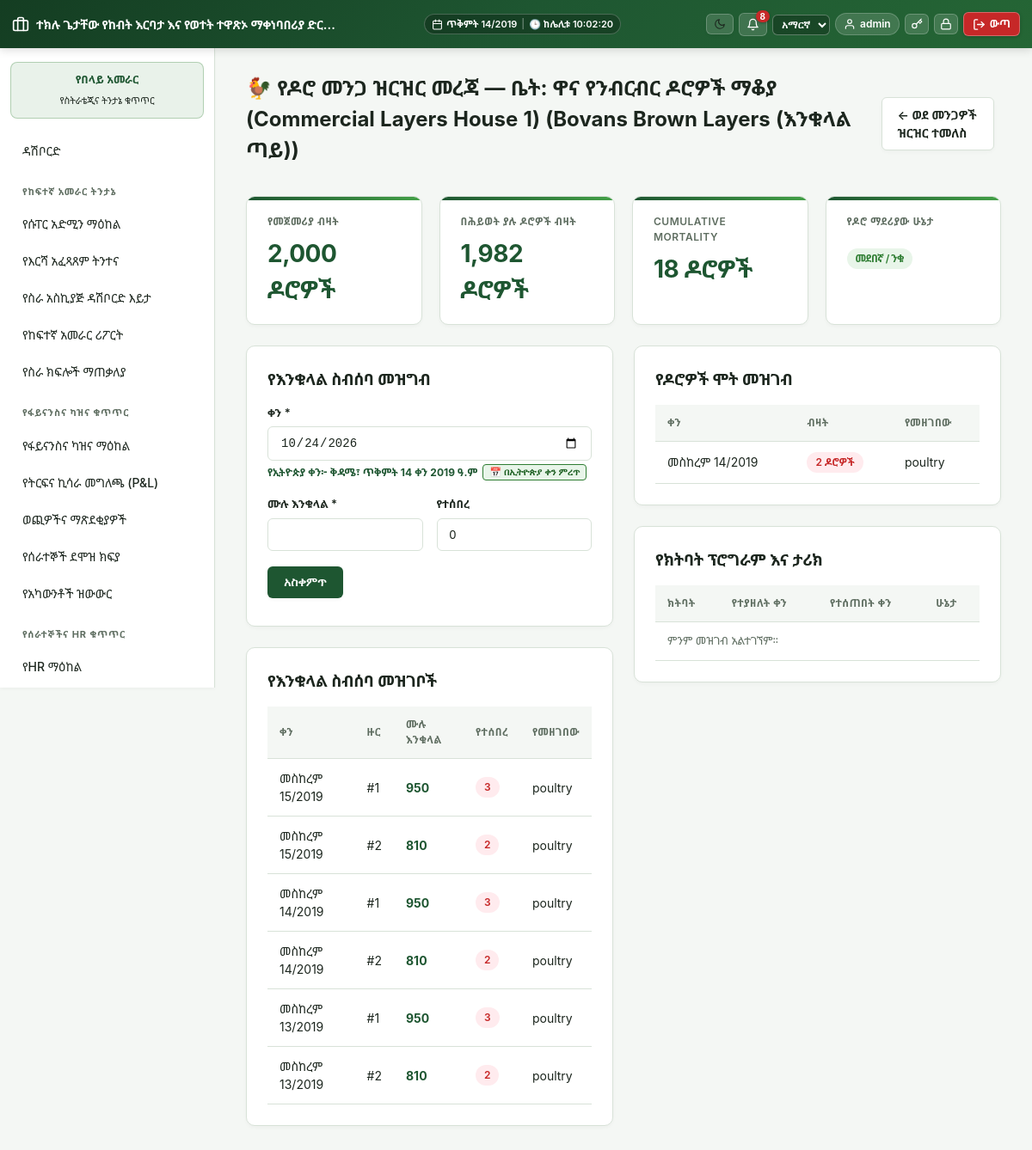
Page /modules/poultry/flock_view.php (signed in) on the committed database.
### tables this page shows
CREATE TABLE `poultry_flocks` (
  `id` int(11) NOT NULL,
  `poultry_house_id` int(11) NOT NULL,
  `breed` varchar(100) NOT NULL,
  `stocking_date` date NOT NULL,
  `initial_population` int(11) NOT NULL,
  `cumulative_mortality` int(11) NOT NULL DEFAULT 0,
  `cumulative_culled_sold` int(11) NOT NULL DEFAULT 0,
  `cumulative_transfers_in` int(11) NOT NULL DEFAULT 0,
  `status` enum('active','closed') NOT NULL DEFAULT 'active'
);

CREATE TABLE `poultry_houses` (
  `id` int(11) NOT NULL,
  `name` varchar(100) NOT NULL,
  `capacity` int(11) NOT NULL,
  `quarantined` tinyint(1) NOT NULL DEFAULT 0
);

CREATE TABLE `poultry_egg_collections` (
  `id` int(11) NOT NULL,
  `flock_id` int(11) NOT NULL,
  `collection_date` date NOT NULL,
  `round_no` tinyint(4) NOT NULL DEFAULT 1,
  `whole_count` int(11) NOT NULL DEFAULT 0,
  `cracked_count` int(11) NOT NULL DEFAULT 0,
  `broken_count` int(11) NOT NULL DEFAULT 0,
  `recorded_by` int(11) NOT NULL
);

CREATE TABLE `users` (
  `id` int(11) NOT NULL,
  `name` varchar(100) NOT NULL,
  `email` varchar(150) NOT NULL,
  `password` varchar(255) NOT NULL,
  `api_token` varchar(64) DEFAULT NULL,
  `role_id` int(11) NOT NULL,
  `department_id` int(11) DEFAULT NULL,
  `locale` varchar(5) NOT NULL DEFAULT 'en',
  `theme` varchar(5) NOT NULL DEFAULT 'light',
  `two_factor_secret` varchar(64) DEFAULT NULL,
  `two_factor_enabled` tinyint(1) NOT NULL DEFAULT 0,
  `is_active` tinyint(1) NOT NULL DEFAULT 1,
  `last_login_at` datetime DEFAULT NULL,
  `created_at` datetime DEFAULT current_timestamp()
);

CREATE TABLE `poultry_mortality_logs` (
  `id` int(11) NOT NULL,
  `flock_id` int(11) NOT NULL,
  `log_date` date NOT NULL,
  `count` int(11) NOT NULL,
  `cause_code` enum('disease','heat_stress','predator','unknown') NOT NULL,
  `recorded_by` int(11) NOT NULL
);

### includes/auth.php (called while the page is built, shortened)
<?php
require_once __DIR__ . '/../config/db.php';
require_once __DIR__ . '/functions.php';
function current_user(): ?array
{
    return $_SESSION['user'] ?? null;
}

### includes/functions.php (called while the page is built, shortened)
<?php
require_once __DIR__ . '/../config/db.php';
require_once __DIR__ . '/ethiopian_calendar.php';
function h(?string $s): string { return htmlspecialchars($s ?? '', ENT_QUOTES, 'UTF-8'); }
function flock_live_population(int $flockId): int
{
    $flock = db()->query("SELECT * FROM poultry_flocks WHERE id = " . (int)$flockId)->fetch();
    return (int) $flock['initial_population'] - (int) $flock['cumulative_mortality']
        - (int) $flock['cumulative_culled_sold'] + (int) $flock['cumulative_transfers_in'];
}
function current_locale(): string
{
    $user = current_user();
    $locale = $user['locale'] ?? ($_SESSION['guest_locale'] ?? 'en');
    return array_key_exists($locale, SUPPORTED_LOCALES) ? $locale : 'en';
}
function t(string $key, ?string $fallback = null): string
{
    static $cache = [];
    $locale = current_locale();
    if (!isset($cache[$locale])) {
        $path = __DIR__ . "/lang/{$locale}.php";
        $cache[$locale] = file_exists($path) ? require $path : [];
    }
    if (!isset($cache['en'])) {
        $pathEn = __DIR__ . '/lang/en.php';
        $cache['en'] = file_exists($pathEn) ? require $pathEn : [];
    }
    return $cache[$locale][$key] ?? $cache['en'][$key] ?? $fallback ?? $key;
}

### config/db.php (called while the page is built, shortened)
<?php
function db(): PDO
{
    static $pdo = null;
    if ($pdo === null) {
        try {
            $pdo = new PDO(
                "mysql:host=" . DB_HOST . ";dbname=" . DB_NAME . ";charset=utf8mb4",
                DB_USER,
                DB_PASS,
                [
                    PDO::ATTR_ERRMODE => PDO::ERRMODE_EXCEPTION,
                    PDO::ATTR_DEFAULT_FETCH_MODE => PDO::FETCH_ASSOC,
                ]
            );
        } catch (PDOException $e) {
            die('Database connection failed: ' . htmlspecialchars($e->getMessage()) .
                '<br>Check config/db.php — is MySQL running in XAMPP, and does the "aleltu_eifms" database exist?');
        }
    }
    return $pdo;
}

### includes/ethiopian_calendar.php (called while the page is built, shortened)
<?php
class EthiopianDate {
    public static array $months = [
        1 => 'መስከረም',
        2 => 'ጥቅምት',
        3 => 'ህዳር',
        4 => 'ታህሳስ',
        5 => 'ጥር',
        6 => 'የካቲት',
        7 => 'መጋቢት',
        8 => 'ሚያዝያ',
        9 => 'ግንቦት',
        10 => 'ሰኔ',
        11 => 'ሐምሌ',
        12 => 'ነሐሴ',
        13 => 'ጳጉሜን'
    ];
    public static array $weekdays = [
        0 => 'እሁድ',
        1 => 'ሰኞ',
        2 => 'ማክሰኞ',
        3 => 'ረቡዕ',
        4 => 'ሐሙስ',
        5 => 'አርብ',
        6 => 'ቅዳሜ'
    ];
    public static function fromGregorian(int $gy, int $gm, int $gd): array {
        $jdn = gregoriantojd($gm, $gd, $gy);
        $r = ($jdn - self::ETHIOPIC_EPOCH) % 1461;
        $n = ($r % 365) + 365 * intdiv($r, 1460);
        $ey = 4 * intdiv($jdn - self::ETHIOPIC_EPOCH, 1461) + intdiv($r, 365) - intdiv($r, 1460);
        $em = intdiv($n, 30) + 1;
        $ed = ($n % 30) + 1;
        return [$ey, $em, $ed];
    }
    public static function format(?string $dateStr, string $format = 'medium'): string {
        $time = strtotime($dateStr);
        $gy = (int)date('Y', $time);
        $gm = (int)date('n', $time);
        $gd = (int)date('j', $time);
        $w  = (int)date('w', $time);
        [$ey, $em, $ed] = self::fromGregorian($gy, $gm, $gd);
        $monthName = self::$months[$em] ?? '';
        $weekdayName = self::$weekdays[$w] ?? '';
        return match ($format) {
            'short'   => sprintf('%02d/%02d/%04d', $ed, $em, $ey),
            'numeric' => sprintf('%04d-%02d-%02d', $ey, $em, $ed),
            'long'    => sprintf('%s፣ %s %d ቀን %d ዓ.ም', $weekdayName, $monthName, $ed, $ey),
            default   => sprintf('%s %d/%d', $monthName, $ed, $ey)
        };
    }
}
function eth_date(?string $dateStr, string $format = 'medium'): string {
    return EthiopianDate::format($dateStr, $format);
}

### modules/poultry/flock_view.php (the view, shortened to what this page needs)
<?php
require_once __DIR__ . '/../../includes/functions.php';
require_once __DIR__ . '/../../includes/auth.php';
$flockId = (int)($_GET['id'] ?? 0);
$flock = $flockId > 0 ? db()->query(
    "SELECT f.*, h.name AS house_name, h.capacity, h.quarantined
     FROM poultry_flocks f
     JOIN poultry_houses h ON h.id = f.poultry_house_id
     WHERE f.id = {$flockId}"
)->fetch() : null;
if (!$flock) {
    $firstId = db()->query("SELECT id FROM poultry_flocks WHERE status = 'active' ORDER BY id ASC LIMIT 1")->fetchColumn();
    if ($firstId) {
        $flockId = (int)$firstId;
        $flock = db()->query(
            "SELECT f.*, h.name AS house_name, h.capacity, h.quarantined
             FROM poultry_flocks f
             JOIN poultry_houses h ON h.id = f.poultry_house_id
             WHERE f.id = {$flockId}"
        )->fetch();
    } else {
        flash('No flock records found.', 'error');
        header('Location: ' . BASE_URL . '/modules/poultry/flocks.php');
        exit;
    }
}
$livePop = flock_live_population((int)$flock['id']);
$eggLogs = db()->query(
    "SELECT c.*, u.name AS worker_name
     FROM poultry_egg_collections c
     JOIN users u ON u.id = c.recorded_by
     WHERE c.flock_id = {$flockId}
     ORDER BY c.collection_date DESC, c.round_no ASC LIMIT 20"
)->fetchAll();
$mortalityLogs = db()->query(
    "SELECT m.*, u.name AS worker_name
     FROM poultry_mortality_logs m
     JOIN users u ON u.id = m.recorded_by
     WHERE m.flock_id = {$flockId}
     ORDER BY m.log_date DESC LIMIT 20"
)->fetchAll();
$vaccinations = db()->query(
    "SELECT * FROM vet_vaccination_records
     WHERE subject_type = 'poultry_flock' AND subject_id = {$flockId}
     ORDER BY scheduled_date DESC"
)->fetchAll();
require_once __DIR__ . '/../../includes/header.php';
?>
<div style="display:flex;justify-content:space-between;align-items:center;margin-bottom:16px">
    <h2 class="mt-0">🐓 <?= current_locale() === 'am' ? 'የዶሮ መንጋ ዝርዝር መረጃ' : 'Flock File' ?> — <?= current_locale() === 'am' ? 'ቤት' : 'House' ?>: <?= h($flock['house_name']) ?> (<?= h($flock['breed']) ?>)</h2>
    <a href="<?= BASE_URL ?>/modules/poultry/flocks.php" class="btn secondary">&larr; <?= current_locale() === 'am' ? 'ወደ መንጋዎች ዝርዝር ተመለስ' : 'Back to Flocks' ?></a>
</div>
<div class="kpi-row">
    <div class="kpi">
        <div class="label"><?= h(t('poultry.opening_pop', 'Initial Stocking')) ?></div>
        <div class="value"><?= number_format($flock['initial_population']) ?> <?= current_locale() === 'am' ? 'ዶሮዎች' : 'Birds' ?></div>
    </div>
    <div class="kpi">
        <div class="label"><?= h(t('poultry.live_population', 'Live Population')) ?></div>
        <div class="value"><?= number_format($livePop) ?> <?= current_locale() === 'am' ? 'ዶሮዎች' : 'Birds' ?></div>
    </div>
    <div class="kpi">
        <div class="label"><?= h(t('poultry.mortality', 'Cumulative Mortality')) ?></div>
        <div class="value"><?= number_format($flock['cumulative_mortality']) ?> <?= current_locale() === 'am' ? 'ዶሮዎች' : 'Birds' ?></div>
    </div>
    <div class="kpi">
        <div class="label"><?= current_locale() === 'am' ? 'የዶሮ ማደሪያው ሁኔታ' : 'House Status' ?></div>
        <div class="value">
            <?php if ($flock['quarantined']): ?>
                <span class="badge sold"><?= h(t('poultry.quarantined', 'Quarantined')) ?></span>
            <?php else: ?>
                <span class="badge milking"><?= current_locale() === 'am' ? 'መደበኛ / ንቁ' : 'Normal' ?></span>
            <?php endif; ?>
        </div>
    </div>
</div>
<div style="display:grid;grid-template-columns:1fr 1fr;gap:24px">
    <div>
        <div class="card">
            <h3><?= h(t('poultry.log_eggs', 'Log Egg Collection')) ?></h3>
            <form method="post"><?= csrf_field() ?>
                <div class="form-row">
                    <div class="form-group"><label><?= h(t('common.date', 'Date')) ?> *</label><input type="date" name="collection_date" value="<?= date('Y-m-d') ?>" required></div>
                </div>
                <div class="form-row">
                    <div class="form-group"><label><?= h(t('poultry.whole', 'Whole Eggs')) ?> *</label><input type="number" name="whole_count" min="0" required></div>
                    <div class="form-group"><label><?= current_locale() === 'am' ? 'የተሰበረ' : 'Broken' ?></label><input type="number" name="broken_count" min="0" value="0"></div>
                </div>
                <button class="btn" type="submit"><?= h(t('common.save', 'Save')) ?></button>
            </form>
        </div>
        <div class="card">
            <h3><?= current_locale() === 'am' ? 'የእንቁላል ስብሰባ መዝገቦች' : 'Egg Production Records' ?></h3>
            <table>
                <thead>
                    <tr>
                        <th><?= h(t('common.date', 'Date')) ?></th>
                        <th><?= h(t('poultry.round', 'Round')) ?></th>
                        <th><?= h(t('poultry.whole', 'Whole')) ?></th>
                        <th><?= current_locale() === 'am' ? 'የተሰበረ' : 'Broken' ?></th>
                        <th><?= current_locale() === 'am' ? 'የመዘገበው' : 'Recorded By' ?></th>
                    </tr>
                </thead>
                <tbody>
                    <?php foreach ($eggLogs as $e): ?>
                        <tr>
                            <td><?= h(eth_date($e['collection_date'])) ?></td>
                            <td>#<?= (int)$e['round_no'] ?></td>
                            <td><strong style="color:var(--primary)"><?= number_format($e['whole_count']) ?></strong></td>
                            <td><span class="badge sold"><?= number_format($e['broken_count']) ?></span></td>
                            <td><?= h($e['worker_name']) ?></td>
                        </tr>
                    <?php endforeach; ?>
                </tbody>
            </table>
        </div>
    </div>
    <div>
        <div class="card">
            <h3><?= current_locale() === 'am' ? 'የዶሮዎች ሞት መዝገብ' : 'Bird Mortality Logs' ?></h3>
            <table>
                <thead>
                    <tr>
                        <th><?= h(t('common.date', 'Date')) ?></th>
                        <th><?= h(t('common.quantity', 'Quantity')) ?></th>
                        <th><?= current_locale() === 'am' ? 'የመዘገበው' : 'Recorded By' ?></th>
                    </tr>
                </thead>
                <tbody>
                    <?php foreach ($mortalityLogs as $m): ?>
                        <tr>
                            <td><?= h(eth_date($m['log_date'])) ?></td>
                            <td><strong class="badge sold"><?= number_format($m['count']) ?> <?= current_locale() === 'am' ? 'ዶሮዎች' : 'birds' ?></strong></td>
                            <td><?= h($m['worker_name']) ?></td>
                        </tr>
                    <?php endforeach; ?>
                </tbody>
            </table>
        </div>
        <div class="card">
            <h3><?= current_locale() === 'am' ? 'የክትባት ፕሮግራም እና ታሪክ' : 'Vaccination Schedule' ?></h3>
            <table>
                <thead>
                    <tr>
                        <th><?= current_locale() === 'am' ? 'ክትባት' : 'Vaccine' ?></th>
                        <th><?= current_locale() === 'am' ? 'የተያዘለት ቀን' : 'Scheduled Date' ?></th>
                        <th><?= current_locale() === 'am' ? 'የተሰጠበት ቀን' : 'Administered Date' ?></th>
                        <th><?= h(t('common.status', 'Status')) ?></th>
                    </tr>
                </thead>
                <tbody>
                    <?php if (empty($vaccinations)): ?>
                        <tr><td colspan="4" class="text-muted"><?= h(t('common.no_records', 'No scheduled vaccinations for this flock.')) ?></td></tr>
                    <?php endif; ?>
                </tbody>
            </table>
        </div>
    </div>
</div>
<?php require_once __DIR__ . '/../../includes/footer.php'; ?>

### rows in the picture
poultry_flocks: poultry_house.name "ዋና የንብርብር ዶሮዎች ማቆያ (Commercial Layers House 1)", breed "Bovans Brown Layers (እንቁላል ጣይ)", initial_population "2,000", livePop "1,982", cumulative_mortality "18"
poultry_egg_collections: collection_date "መስከረም 15/2019", round_no "1", whole_count "950", broken_count "3", recorded_by.name "poultry"
poultry_egg_collections: collection_date "መስከረም 15/2019", round_no "2", whole_count "810", broken_count "2", recorded_by.name "poultry"
poultry_egg_collections: collection_date "መስከረም 14/2019", round_no "1", whole_count "950", broken_count "3", recorded_by.name "poultry"
poultry_egg_collections: collection_date "መስከረም 14/2019", round_no "2", whole_count "810", broken_count "2", recorded_by.name "poultry"
poultry_egg_collections: collection_date "መስከረም 13/2019", round_no "1", whole_count "950", broken_count "3", recorded_by.name "poultry"
poultry_egg_collections: collection_date "መስከረም 13/2019", round_no "2", whole_count "810", broken_count "2", recorded_by.name "poultry"
poultry_mortality_logs: log_date "መስከረም 14/2019", count "2", recorded_by.name "poultry"

### other values in the picture
$unread "8"
$user['name'] "admin"
t('nav.dashboard') "ዳሽቦርድ"
$sec['title'] "የከፍተኛ አመራር ትንታኔ"
$item['label'] "የሱፐር አድሚን ማዕከል"
$item['label'] "የእርሻ አፈጻጸም ትንተና"
$item['label'] "የስራ አስኪያጅ ዳሽቦርድ እይታ"
$item['label'] "የከፍተኛ አመራር ሪፖርት"
$item['label'] "የስራ ክፍሎች ማጠቃለያ"
$sec['title'] "የፋይናንስና ካዝና ቁጥጥር"
$item['label'] "የፋይናንስና ካዝና ማዕከል"
$item['label'] "የትርፍና ኪሳራ መግለጫ (P&L)"
$item['label'] "ወጪዎችና ማጽደቂያዎች"
$item['label'] "የሰራተኞች ደሞዝ ክፍያ"
$item['label'] "የአካውንቶች ዝውውር"
